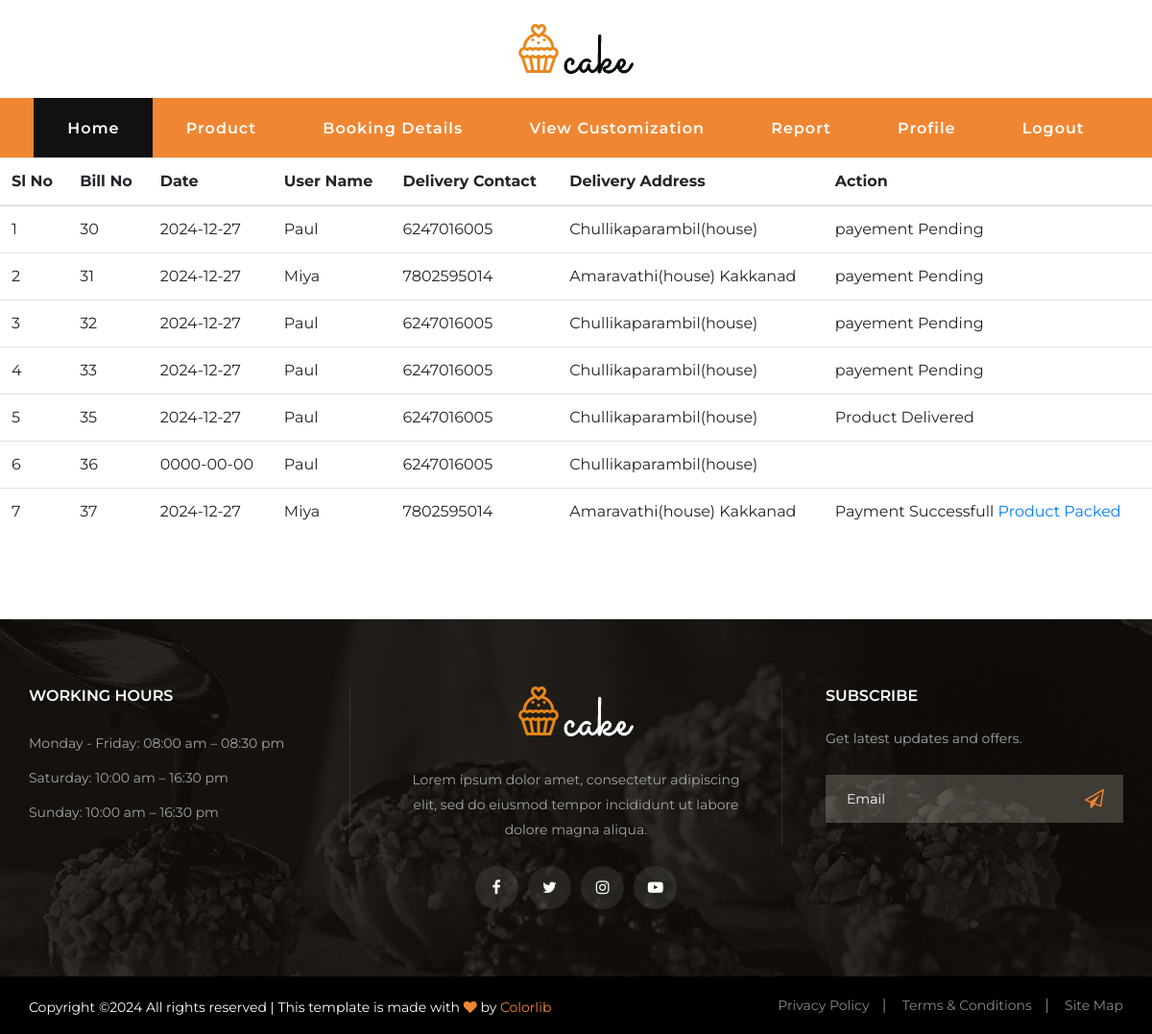
The app's page /Project/Seller/ViewBooking.php with its own data.
### tables this page shows
CREATE TABLE `tbl_booking` (
  `booking_id` int(11) NOT NULL,
  `booking_date` date NOT NULL,
  `booking_status` int(11) NOT NULL DEFAULT 0,
  `booking_amount` varchar(50) NOT NULL,
  `user_id` int(11) NOT NULL
);

CREATE TABLE `tbl_user` (
  `User_id` int(11) NOT NULL,
  `User_name` varchar(50) NOT NULL,
  `User_gender` varchar(50) NOT NULL,
  `User_dob` varchar(50) NOT NULL,
  `User_contact` varchar(50) NOT NULL,
  `User_email` varchar(50) NOT NULL,
  `User_password` varchar(50) NOT NULL,
  `User_photo` varchar(500) NOT NULL,
  `place_id` int(11) NOT NULL,
  `User_address` varchar(50) NOT NULL,
  `user_squestion` varchar(50) NOT NULL,
  `user_sanswer` varchar(50) NOT NULL
);

### Project/Seller/ViewBooking.php (the view, shortened to what this page needs)
<?php
include("../Assets/Connection/Connection.php");
include('Head.php');
   ?>
<!DOCTYPE html>
<html lang="en">
<head>
</head>
<body>
<div class="booking-table">
            <table class="table">
                <thead>
                    <tr>
                        <th>Sl No</th>
                        <th>Bill No</th>
                        <th>Date</th>
                        <th>User Name</th>
                        <th>Delivery Contact</th>
                        <th>Delivery Address</th>
                        <th>Action</th>
                    </tr>
                </thead>
                <tbody>
                <?php
                $i = 0;
                $sel = "SELECT * FROM tbl_booking b
                        INNER JOIN tbl_user u ON u.User_id = b.user_id  ";
                $result = $con->query($sel);
                while ($data = $result->fetch_assoc()) {
                    $i++;
                ?>
                    <tr>
                        <td><?php echo $i; ?></td>
                        <td><?php echo $data["booking_id"]; ?></td>
                        <td><?php echo $data["booking_date"]; ?></td>
                        <td><?php echo $data["User_name"]; ?></td>
                        <td><?php echo $data["User_contact"]; ?></td>
                        <td><?php echo $data["User_address"]; ?></td>
                        <td>
                        <?php
                if ($data["booking_status"] == 1) {
                    ?>
                    payement Pending
                    <?php
                }
                else if($data["booking_status"]==2 )
                {
                    echo "Payment Successfull";
                    ?>
                     <a href='ViewBooking.php?rid=<?php echo $data["booking_id"]; ?>'>Product Packed</a>
                    <?php
                }
                else if($data["booking_status"]==3 )
                {
                    echo "Product Packed";
                    ?>
\                    <a href='ViewBooking.php?did=<?php echo $data["booking_id"]; ?>'>Product Delivered</a>
                   <?php
                }
                else if($data["booking_status"]==4 )
                {
                    echo "Product Delivered";
                }
                    ?>
                        </td>
                    </tr>
                <?php } ?>
                </tbody>
            </table>
        </div>
</body>
</html>
<?php
include("Foot.php");
?>

### Project/Seller/Head.php (shortened to what this page needs)
<!DOCTYPE html>
<html lang="zxx">
<head>
    <link rel="stylesheet" href="../Assets/Templates/User/Main/css/bootstrap.min.css" type="text/css">
    <link rel="stylesheet" href="../Assets/Templates/User/Main/css/flaticon.css" type="text/css">
    <link rel="stylesheet" href="../Assets/Templates/User/Main/css/barfiller.css" type="text/css">
    <link rel="stylesheet" href="../Assets/Templates/User/Main/css/magnific-popup.css" type="text/css">
    <link rel="stylesheet" href="../Assets/Templates/User/Main/css/font-awesome.min.css" type="text/css">
    <link rel="stylesheet" href="../Assets/Templates/User/Main/css/elegant-icons.css" type="text/css">
    <link rel="stylesheet" href="../Assets/Templates/User/Main/css/nice-select.css" type="text/css">
    <link rel="stylesheet" href="../Assets/Templates/User/Main/css/owl.carousel.min.css" type="text/css">
    <link rel="stylesheet" href="../Assets/Templates/User/Main/css/slicknav.min.css" type="text/css">
    <link rel="stylesheet" href="../Assets/Templates/User/Main/css/style.css" type="text/css">
</head>
<body>
    <header class="header">
        <div class="header__top">
            <div class="container">
                <div class="row">
                    <div class="col-lg-12">
                        <div class="header__top__inner">
                            <div class="header__logo">
                                <a href="HomePage.php"><img src="../Assets/Templates/User/Main/img/logo.png" alt=""></a>
                            </div>
                        </div>
                    </div>
                </div>
            </div>
        </div>
        <div class="container">
            <div class="row">
                <div class="col-lg-12">
                    <nav class="header__menu mobile-menu">
                        <ul>
                            <li class="active"><a href="Homepage.php">Home</a></li>
                            <li><a href="Product.php">Product</a></li>
                            <li><a href="ViewBooking.php">Booking Details</a></li>
                            <li><a href="ViewCustomization.php">View Customization</a></li>
                            <li><a href="Report.php">Report</a></li>
                            <li><a href="Myprofile.php">Profile</a></li>
                            <li><a href="Logout.php">Logout</a></li>
                        </ul>
                    </nav>
                </div>
            </div>
        </div>
    </header>

### Project/Seller/Foot.php (shortened to what this page needs)
<br><br><br>
 <footer class="footer set-bg" data-setbg="../Assets/Templates/User/Main/img/footer-bg.jpg">
        <div class="container">
            <div class="row">
                <div class="col-lg-4 col-md-6 col-sm-6">
                    <div class="footer__widget">
                        <h6>WORKING HOURS</h6>
                        <ul>
                            <li>Monday - Friday: 08:00 am – 08:30 pm</li>
                            <li>Saturday: 10:00 am – 16:30 pm</li>
                            <li>Sunday: 10:00 am – 16:30 pm</li>
                        </ul>
                    </div>
                </div>
                <div class="col-lg-4 col-md-6 col-sm-6">
                    <div class="footer__about">
                        <div class="footer__logo">
                            <a href="#"><img src="../Asstes/Templates/User/Main/img/footer-logo.png" alt=""></a>
                        </div>
                        <p>Lorem ipsum dolor amet, consectetur adipiscing elit, sed do eiusmod tempor incididunt ut
                        labore dolore magna aliqua.</p>
                        <div class="footer__social">
                            <a href="#"><i class="fa fa-facebook"></i></a>
                            <a href="#"><i class="fa fa-twitter"></i></a>
                            <a href="#"><i class="fa fa-instagram"></i></a>
                            <a href="#"><i class="fa fa-youtube-play"></i></a>
                        </div>
                    </div>
                </div>
                <div class="col-lg-4 col-md-6 col-sm-6">
                    <div class="footer__newslatter">
                        <h6>Subscribe</h6>
                        <p>Get latest updates and offers.</p>
                        <form action="#">
                            <input type="text" placeholder="Email">
                            <button type="submit"><i class="fa fa-send-o"></i></button>
                        </form>
                    </div>
                </div>
            </div>
        </div>
        <div class="copyright">
            <div class="container">
                <div class="row">
                    <div class="col-lg-7">
                        <p class="copyright__text text-white">
                          Copyright &copy;<script>document.write(new Date().getFullYear());</script> All rights reserved | This template is made with <i class="fa fa-heart" aria-hidden="true"></i> by <a href="https://colorlib.com" target="_blank">Colorlib</a>
                      </p>
                  </div>
                  <div class="col-lg-5">
                    <div class="copyright__widget">
                        <ul>
                            <li><a href="#">Privacy Policy</a></li>
                            <li><a href="#">Terms & Conditions</a></li>
                            <li><a href="#">Site Map</a></li>
                        </ul>
                    </div>
                </div>
            </div>
        </div>
    </div>
</footer>
</body>
</html>

### Project/Assets/Templates/User/Main/css/style.css (style rules this page uses)
html, body { height: 100%; font-family: "Montserrat", sans-serif; -webkit-font-smoothing: antialiased; }
h1, h2, h3, h4, h5, h6 { margin: 0; color: #11111194; font-weight: 400; font-family: "Montserrat", sans-serif; }
h6 { font-size: 16px; }
p { font-size: 16px; font-family: "Montserrat", sans-serif; color: #111111; font-weight: 400; line-height: 28px; margin: 0 0 15px 0; }
img { max-width: 100%; }
ul, ol { padding: 0; margin: 0; }
.set-bg { background-repeat: no-repeat; background-size: cover; background-position: top center; }
.text-white h1, .text-white h2, .text-white h3, .text-white h4, .text-white h5, .text-white h6, .text-white p, .text-white span, .text-white li, .text-white a { color: #fff; }
.header { background: #f08632; }
.header__top { position: relative; background: #ffffff; }
.header__top__inner { height: 102px; padding-top: 38px; }
.header__logo { position: absolute; left: 50%; top: 25px; margin-left: -60px; }
.header__logo a { display: inline-block; }
.header__menu { text-align: center; }
.header__menu ul li { list-style: none; display: inline-block; position: relative; margin-right: -5px; }
.header__menu ul li.active a { background: #111111; }
.header__menu ul li:last-child { margin-right: 0; }
.header__menu ul li a { font-size: 16px; color: #ffffff; display: block; font-weight: 600; padding: 20px 35px 18px; letter-spacing: 1px; -webkit-transition: all, 0.3s; -o-transition: all, 0.3s; transition: all, 0.3s; }
.footer { padding-top: 70px; }
.footer__widget { position: relative; margin-bottom: 30px; }
.footer__widget:after { position: absolute; right: 25px; top: 0; width: 1px; height: 165px; background: rgba(255, 255, 255, 0.1); content: ""; }
.footer__widget h6 { color: #ffffff; font-weight: 600; text-transform: uppercase; margin-bottom: 22px; }
.footer__widget ul li { list-style: none; font-size: 14px; color: #a4a4a4; line-height: 36px; }
.footer__about { text-align: center; position: relative; margin-bottom: 30px; }
.footer__about:after { position: absolute; right: -35px; top: 0; width: 1px; height: 165px; background: rgba(255, 255, 255, 0.1); content: ""; }
.footer__about .footer__logo { margin-bottom: 32px; }
.footer__about .footer__logo a { display: inline-block; }
.footer__about p { font-size: 14px; color: #a4a4a4; line-height: 26px; margin-bottom: 25px; }
.footer__about .footer__social a { display: inline-block; color: #ffffff; background: rgba(225, 225, 225, 0.1); height: 45px; width: 45px; border-radius: 50%; line-height: 45px; text-align: center; margin-right: 6px; }
.footer__about .footer__social a:last-child { margin-right: 0; }
.footer__newslatter { padding-left: 50px; margin-bottom: 30px; }
.footer__newslatter h6 { color: #ffffff; font-weight: 600; text-transform: uppercase; margin-bottom: 22px; }
.footer__newslatter p { font-size: 14px; color: #a4a4a4; line-height: 26px; margin-bottom: 25px; }
.footer__newslatter form { position: relative; }
.footer__newslatter form input { height: 50px; width: 100%; padding-left: 22px; background: rgba(253, 243, 234, 0.2); border: none; color: #ffffff; font-size: 14px; }
.footer__newslatter form input::placeholder { color: #ffffff; }
.footer__newslatter form button { font-size: 20px; color: #f08632; background: transparent; border: none; position: absolute; right: 0; top: 0; height: 100%; padding: 0 20px; }
.copyright { background: #000000; padding: 18px 0 14px; margin-top: 40px; }
.copyright__text { margin-bottom: 0; font-size: 14px; color: #888888; }
.copyright__text i { color: #f08632; }
.copyright__text a { color: #f08632; }
.copyright__widget { text-align: right; }
.copyright__widget ul li { list-style: none; display: inline-block; margin-right: 30px; position: relative; }
.copyright__widget ul li:after { position: absolute; right: -18px; top: 0; content: "|"; color: #888888; }
.copyright__widget ul li:last-child { margin-right: 0; }
.copyright__widget ul li:last-child:after { display: none; }
.copyright__widget ul li a { font-size: 14px; color: #888888; }
@media only screen and (min-width: 1200px) { .container { max-width: 1170px; } }

### records on screen
tbl_booking: booking_id "30", booking_date "2024-12-27", user.User_name "Paul", user.User_contact "6247016005", user.User_address "Chullikaparambil(house)", booking_status "payement Pending"
tbl_booking: booking_id "31", booking_date "2024-12-27", user.User_name "Miya", user.User_contact "7802595014", user.User_address "Amaravathi(house) Kakkanad", booking_status "payement Pending"
tbl_booking: booking_id "32", booking_date "2024-12-27", user.User_name "Paul", user.User_contact "6247016005", user.User_address "Chullikaparambil(house)", booking_status "payement Pending"
tbl_booking: booking_id "33", booking_date "2024-12-27", user.User_name "Paul", user.User_contact "6247016005", user.User_address "Chullikaparambil(house)", booking_status "payement Pending"
tbl_booking: booking_id "35", booking_date "2024-12-27", user.User_name "Paul", user.User_contact "6247016005", user.User_address "Chullikaparambil(house)", booking_status "Product Delivered"
tbl_booking: booking_id "36", booking_date "0000-00-00", user.User_name "Paul", user.User_contact "6247016005", user.User_address "Chullikaparambil(house)"
tbl_booking: booking_id "37", booking_date "2024-12-27", user.User_name "Miya", user.User_contact "7802595014", user.User_address "Amaravathi(house) Kakkanad"
